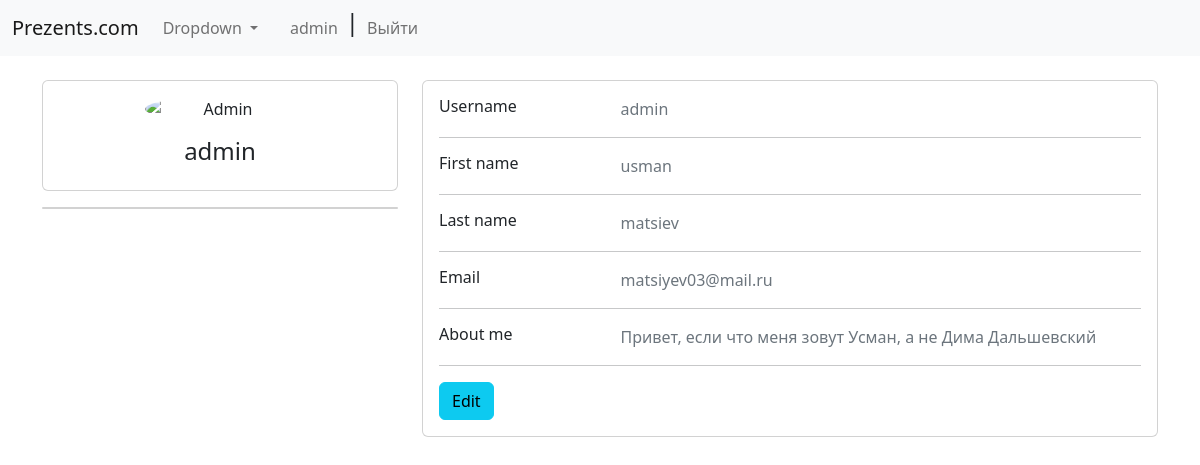
Before: /profiles/user_profile/1/ with the older database file.
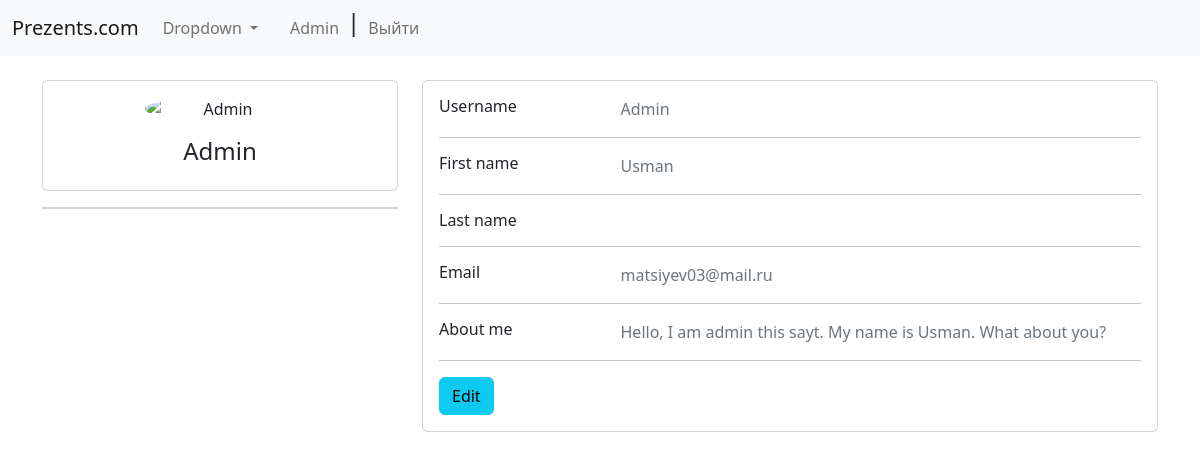
After: the same page with the newer database file.
### users/models.py (models this page shows)
class User(AbstractUser):
    description = models.TextField()
    image = models.ImageField(upload_to='photo/', blank=True)
    def __str__(self) -> str:
        return self.username
    class Meta:
        verbose_name = 'user'
        verbose_name_plural = 'users'

### user_profile/views.py (the view)
# urls.py: path('user_profile/<int:pk>/', views.ProfileDetailView.as_view(), name='user_profile'),
class ProfileDetailView(DetailView):
    model = User
    template_name = 'profile/profile.html'

### templates/profile/profile.html (shortened to what this page needs)
{% extends 'base.html' %}
{% load static %}
{% block content %}
<br>
<div class="container">
    <div class="main-body">
          <div class="row gutters-sm">
            <div class="col-md-4 mb-3">
              <div class="card">
                <div class="card-body">
                  <div class="d-flex flex-column align-items-center text-center">
                    <img src="https://bootdey.com/img/Content/avatar/avatar7.png" alt="Admin" class="rounded-circle" width="150">
                    <div class="mt-3">
                      <h4>{{ object.username }}</h4>
                    </div>
                  </div>
                </div>
              </div>
              <div class="card mt-3">
              </div>
            </div>
            <div class="col-md-8">
              <div class="card mb-3">
                <div class="card-body">
                  <div class="row">
                    <div class="col-sm-3">
                      <h6 class="mb-0">Username</h6>
                    </div>
                    <div class="col-sm-9 text-secondary">
                        {{ object.username }}
                    </div>
                  </div>
                  <hr>
                  <div class="row">
                    <div class="col-sm-3">
                      <h6 class="mb-0">First name</h6>
                    </div>
                    <div class="col-sm-9 text-secondary">
                        {{ object.first_name }}
                    </div>
                  </div>
                  <hr>
                  <div class="row">
                    <div class="col-sm-3">
                      <h6 class="mb-0">Last name</h6>
                    </div>
                    <div class="col-sm-9 text-secondary">
                        {{ object.last_name }}
                    </div>
                  </div>
                  <hr>
                  <div class="row">
                    <div class="col-sm-3">
                      <h6 class="mb-0">Email</h6>
                    </div>
                    <div class="col-sm-9 text-secondary">
                        {{ object.email }}
                    </div>
                  </div>
                  <hr>
                  <div class="row">
                    <div class="col-sm-3">
                      <h6 class="mb-0">About me</h6>
                    </div>
                    <div class="col-sm-9 text-secondary">
                        {{ object.description}}
                    </div>
                  </div>
                  <hr>
                  <div class="row">
                    {% if user %}
                    <div class="col-sm-12">
                      <a class="btn btn-info " target="__blank" href="{% url 'create_profile' user.id %}">Edit</a>
                    </div>
                    {% endif %}
                  </div>
                </div>
              </div>
            </div>
          </div>
        </div>
    </div>
{% endblock %}

### templates/base.html (shortened to what this page needs)
<!DOCTYPE html>
<html lang="en">
<head>
    <link href="https://cdn.jsdelivr.net/npm/bootstrap@5.2.2/dist/css/bootstrap.min.css" rel="stylesheet">
</head>
<body>
    <nav class="navbar navbar-expand-lg bg-light">
        <div class="container-fluid">
          <a class="navbar-brand" href="{% url 'index' %}">Prezents.com</a>
          <div class="collapse navbar-collapse" id="navbarSupportedContent">
            <ul class="navbar-nav me-auto mb-2 mb-lg-0">
              {% if user.is_authenticated %}
              <li class="nav-item dropdown">
                <a class="nav-link dropdown-toggle" href="#" role="button" data-bs-toggle="dropdown" aria-expanded="false">
                  Dropdown
                </a>
              </li>
              <li class="nav-item">
                <a class="nav-link disabled"></a>
              </li>
            <li class="nav-item">
              <a class="nav-link" href="{% url 'user_profile' user.id %}">{{ user}}</a>
            </li>
            <h4>|</h4>
            <li class="nav-item">
               <a class="nav-link" href="{% url 'logout' %}">Выйти</a>
            </li>
            {% endif %}
          </div>
        </div>
      </nav>
    {% block content %}
    {% endblock %}
</body>
</html>

Changed rows visible on the page:
changed User "matsiyev03@mail.ru": username "admin" → "Admin"; first_name "usman" → "Usman"; description "Привет, если что меня зовут Усман, а не Дима Дальшевский" → "Hello, I am admin this sayt. My name is Usman. What about you?"; last_name "matsiev" → (not shown)
